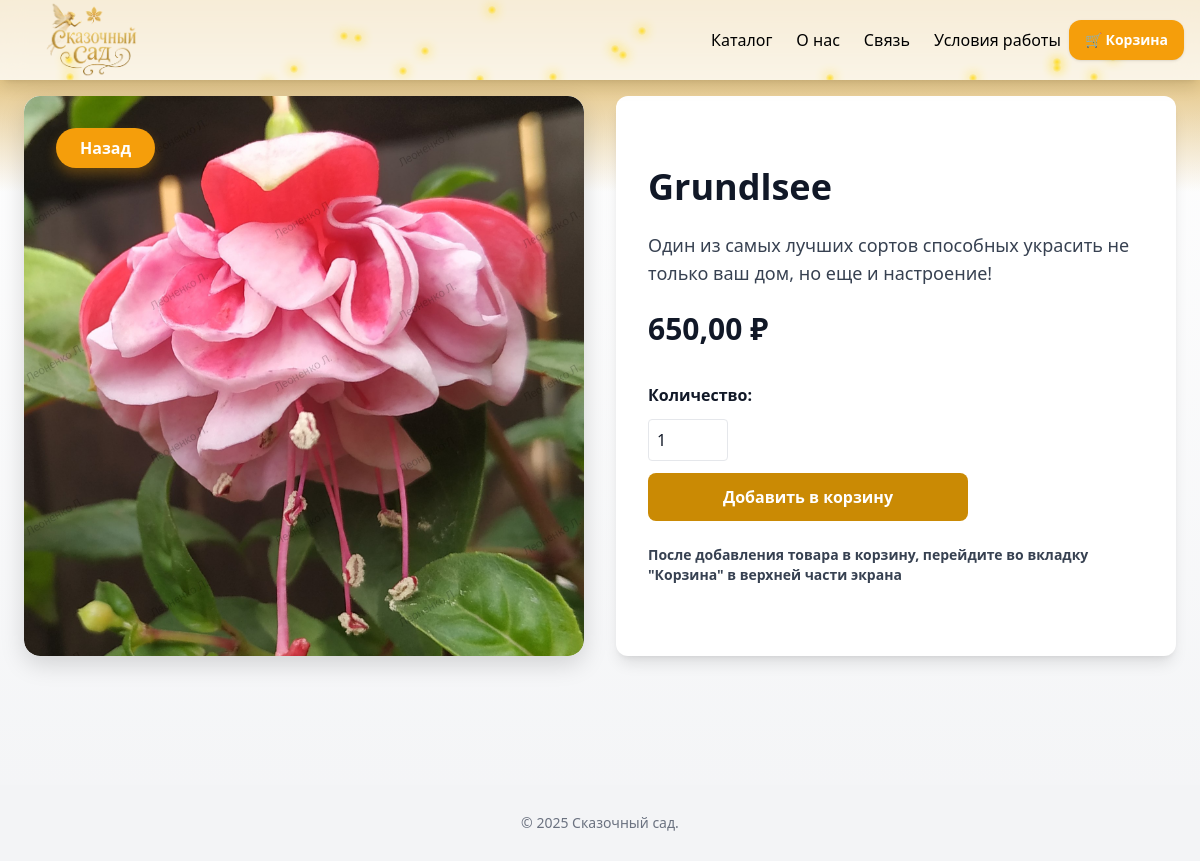
Screenshot of /catalog/9/ with the database file from the repository.
### flowers/models.py (models this page shows, shortened)
class Flower(models.Model):
    name = models.CharField("Название", max_length=200)
    category = models.ForeignKey(Category, on_delete=models.CASCADE, related_name="flowers", verbose_name="Категория")
    price = models.DecimalField("Цена", max_digits=10, decimal_places=2)
    image = models.ImageField("Фото", upload_to="flowers/")
    in_stock = models.BooleanField(default=True, verbose_name='В наличии')
    description = models.TextField("Описание", blank=True)
    class Meta:
        verbose_name = "Карточка товара"
        verbose_name_plural = "Карточки товаров"

### flowers/views.py (the view)
# urls.py: path('catalog/<int:pk>/', flower_detail, name='flower_detail'),
def flower_detail(request, pk):
    flower = get_object_or_404(Flower, pk=pk)
    cart = request.session.get('cart', {})
    cart_ids = [int(k) for k in cart.keys()]
    return render(request, 'flowers/detail.html', {'flower': flower, 'cart_ids': cart_ids})

### flowers/templates/flowers/detail.html (shortened to what this page needs)
{% load static %}
<!DOCTYPE html>
<html lang="ru" class="scroll-smooth">
<head>
  <script src="https://cdn.tailwindcss.com"></script>
</head>
<body class="flex flex-col min-h-screen bg-gradient-to-b from-white to-gray-100 text-gray-900 font-sans">
  <div class="block">
    <header class="bg-white bg-opacity-80 h-20 shadow-lg sticky top-0 z-50 backdrop-blur-md">
      <div class="fireflies-container"></div>
      <div class="max-w-7xl mx-auto px-4 h-full flex items-center justify-between relative">
        <div class="absolute -top-2">
          <a href="{% url 'home' %}">
            <img src="{% static 'images/logo.png' %}" alt="Логотип" class="h-24 object-contain" />
          </a>
        </div>
        <nav class="hidden md:flex ml-auto items-center h-full space-x-4 md:space-x-6 text-base text-black">
          <a href="{% url 'catalog' %}" class="flex items-center h-full hover:text-yellow-600 transition">Каталог</a>
          <a href="{% url 'about' %}" class="flex items-center h-full hover:text-yellow-600 transition">О нас</a>
          <a href="{% url 'contacts' %}" class="flex items-center h-full hover:text-yellow-600 transition">Связь</a>
          <a href="{% url 'personals' %}" class="flex items-center h-full hover:text-yellow-600 transition">Условия работы</a>
        </nav>
        <div class="flex items-center ml-auto md:ml-0 space-x-2">
          <a href="{% url 'cart_view' %}"
            class="header-cart-btn text-white font-semibold text-sm px-3 md:px-4 rounded-xl shadow flex items-center h-10 transition-all duration-200">
            🛒 Корзина
          </a>
        </div>
      </div>
    </header>
    <div class="absolute top-0 left-0 right-0 h-48 bg-gradient-to-b from-yellow-600 to-transparent opacity-80 pointer-events-none"></div>
    <main class="max-w-7xl mx-auto px-4 sm:px-6 pt-4 pb-16 flex flex-col lg:flex-row gap-8 relative z-10 text-gray-900">
      <div class="w-full lg:w-1/2 flex justify-center">
        <div class="photo-container">
          <div class="photo-aspect">
            {% if flower.image %}
              <img src="{{ flower.image.url }}" alt="{{ flower.name }}" />
            {% else %}
              <div class="no-image flex items-center justify-center text-gray-400 text-lg">
                Нет изображения
              </div>
            {% endif %}
          </div>
          <a href="{% url 'catalog' %}" class="back-btn" aria-label="Вернуться в каталог">
            <span>Назад</span>
          </a>
        </div>
      </div>
      <div class="w-full lg:w-1/2 flex justify-center">
        <div class="bg-white rounded-xl shadow-lg p-4 sm:p-6 md:p-8 flex flex-col justify-center w-full">
          <div class="product-details space-y-4 sm:space-y-6">
            <h1 class="text-xl sm:text-2xl md:text-4xl font-extrabold text-gray-900">{{ flower.name }}</h1>
            <p class="text-sm sm:text-base md:text-lg text-gray-700 leading-relaxed">{{ flower.description }}</p>
            <div class="text-lg sm:text-xl md:text-3xl font-bold text-gray-900">{{ flower.price }} ₽</div>
            <form id="cart-form-{{ flower.id }}" class="flex flex-col space-y-3 max-w-xs">
              <label for="quantity-input-{{ flower.id }}" class="font-semibold text-gray-900 text-sm sm:text-base">Количество:</label>
              <input id="quantity-input-{{ flower.id }}" name="quantity" type="number" min="1" value="1"
                     class="p-2 border rounded text-gray-900 w-20 text-sm sm:text-base"
                     {% if flower.id in cart_ids %} disabled {% endif %}/>
              <button type="button" id="add-btn-{{ flower.id }}"
                      class="{% if flower.id in cart_ids %}bg-gray-400{% else %}bg-yellow-600 hover:bg-yellow-700{% endif %}
                             text-white py-2 sm:py-3 rounded-lg font-semibold w-full transition text-sm sm:text-base"
                      onclick="toggleCart({{ flower.id }})">
                {% if flower.id in cart_ids %}
                  Добавлено (убрать)
                {% else %}
                  Добавить в корзину
                {% endif %}
              </button>
            </form>
            <p class="font-semibold text-gray-700 text-xs sm:text-sm mt-2">
              После добавления товара в корзину, перейдите во вкладку "Корзина" в верхней части экрана
            </p>
          </div>
        </div>
      </div>
    </main>
  </div>
  <footer class="bg-gray-100 mt-auto py-7 text-center text-gray-500 text-sm">
    &copy; 2025 Сказочный сад.
  </footer>
</body>
</html>

### flowers/templates/flowers/detail.html (style rules this page uses)
.block { min-height: 785px; display: block; position: relative; padding-bottom: 60px; }
.block::after { content: ""; min-height: 100vh; background: url(/static/images/photo_2025-07-31_21-01-57-redefine-realistic-4x.jpeg); background-size: cover; background-position: center; filter: brightness(90%); top: 0; left: 0; bottom: 0; right: 0; position: absolute; z-index: -1; border-radius: inherit; image-rendering: auto; mask-image: linear-gradient(to bottom, black 70%, transparent 100%); -webkit-mask-image: linear-gradient(to bottom, black 70%, transparent 100%); }
.fireflies-container { position: absolute; width: 100%; height: 100%; pointer-events: none; top: 0; left: 0; z-index: 0; overflow: hidden; }
.back-btn { position: absolute; top: 2rem; left: 2rem; z-index: 20; background-color: #f59e0b; color: white; font-weight: 600; font-size: 1rem; padding: 0.5rem 1.5rem; border-radius: 9999px; box-shadow: 0 6px 12px rgba(245, 158, 11, 0.3); display: inline-flex; align-items: center; gap: 0.5rem; cursor: pointer; text-decoration: none; transition: background-color 0.3s ease, transform 0.3s ease, box-shadow 0.3s ease; }
.photo-container { position: relative; width: 100%; overflow: hidden; border-radius: 1rem; box-shadow: 0 8px 24px rgba(0,0,0,0.15); background-color: #f3f4f6; aspect-ratio: 1 / 1; }
.photo-container .photo-aspect { display: block; width: 100%; padding-top: 100%; position: relative; }
.photo-container img, .photo-container .no-image { position: absolute; inset: 0; width: 100%; height: 100%; object-fit: cover; object-position: center; border-radius: 1rem; display: block; }
.header-cart-btn { background-color: #f59e0b; }

### rows the page displays
Flower: image (picture), name "Grundlsee", description "Один из самых лучших сортов способных украсить не только ваш дом, но еще и настроение!", price "650,00", quantity "1"
